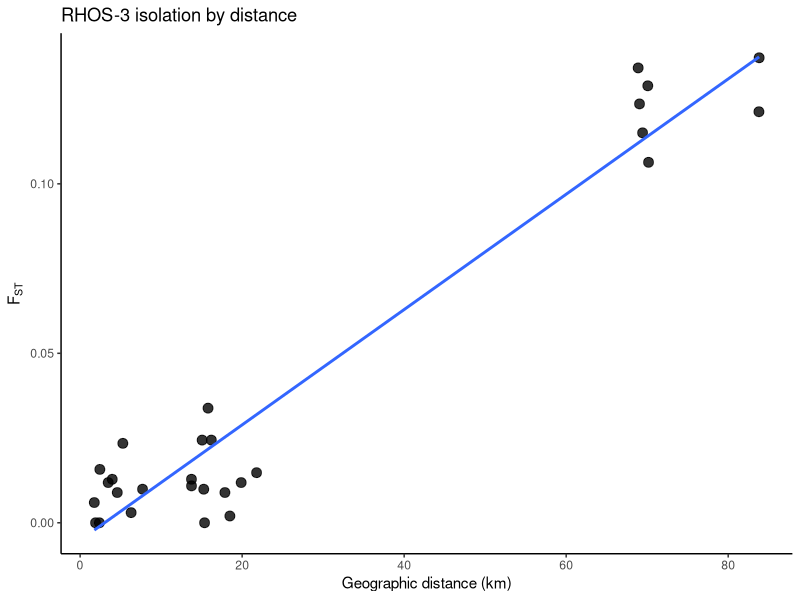
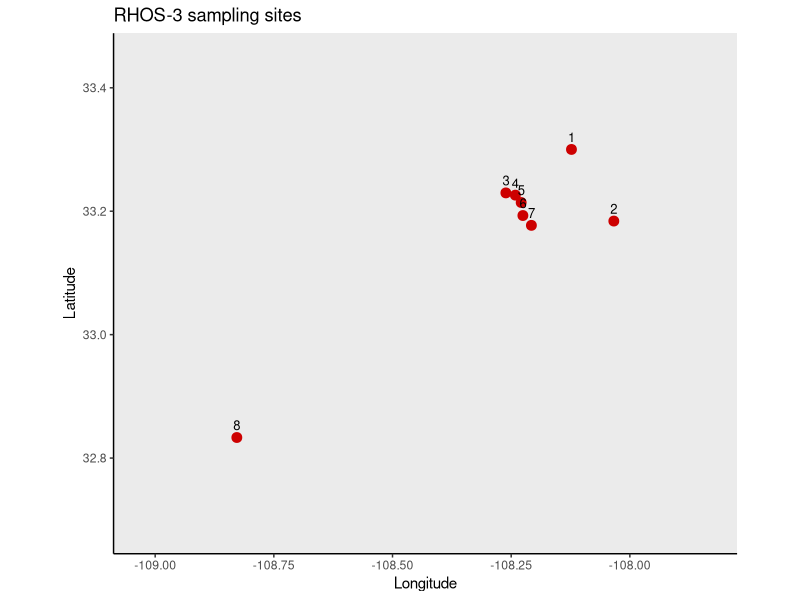

The R script that drew these images, in order: (Note: this script raises an error after producing the figures.)
# -----------------------------
# RHOS-3 Rhinichthys osculus
# Pilger et al. 2017
# Upper Gila River, New Mexico
#
# Workflow:
# - site coordinates are taken directly from Table S1
# - pairwise values in Table S4 are Slatkin's linearized FST
# - raw FST is back-calculated as linearized_FST / (1 + linearized_FST)
# - the matrix is forced to be symmetric
# - any negative FST values are set to 0
# -----------------------------
library(geosphere)
library(ggplot2)
library(maps)

# -----------------------------
# paths
# -----------------------------
out_rdata <- "/Users/johnmccall/Library/CloudStorage/OneDrive-TheOhioStateUniversity/Spring_2026/Landgen_DGS/DGS-Patterns-of-Fish-Diversity/DGS-Patterns-of-Fish-Diversity/Objective 2/Data/RHOS-3/data/RHOS-3.RData"

# -----------------------------
# 1) sites in Table S4 order
# original_site gives the site number from Pilger et al. Table S1 / Fig. 1
# site is the renumbered Objective 2 site ID used in the matrix
# -----------------------------
RHOS_3_coords <- data.frame(
  site = 1:8,
  #original_site = c(16, 15, 14, 13, 12, 11, 9, 2),
  #stream = c(
  #  "Upper East Fork Gila River",
  #  "Black Canyon",
  #  "West Fork Gila River",
  #  "Middle Fork Gila River",
  #  "West Fork Gila River at Heart Bar Game Reserve",
  #  "Little Creek",
  #  "Gila River below confluence with East Fork",
  #  "Blue Creek"
  #),
  #classification = c("Tributary", "Tributary", "Tributary", "Tributary", "Mainstem", "Tributary", "Mainstem", "Tributary"),
  lat = c(33.30011181, 33.184035, 33.22968549, 33.22604743, 33.2141233, 33.19301909, 33.17707829, 32.833278),
  lon = c(-108.1229968, -108.033769, -108.2611784, -108.2412087, -108.2289433, -108.2253339, -108.2074147, -108.827975),
  #elev_m = c(1878, 2059, 1738, 1725, 1711, 1729, 1691, 1422),
  #river_km_from_site1 = c(197.0, 183.0, 170.0, 169.0, 166.0, 160.0, 159.0, 43.0),
  stringsAsFactors = FALSE
)

stopifnot(nrow(RHOS_3_coords) == 8)
stopifnot(identical(RHOS_3_coords$site, 1:8))

# -----------------------------
# 2) pairwise FST matrix
# back-calculated from Slatkin's linearized FST in Table S4
# FST = linearized_FST / (1 + linearized_FST)
# -----------------------------
RHOS_3_fst <- matrix(0, nrow = 8, ncol = 8)
rownames(RHOS_3_fst) <- colnames(RHOS_3_fst) <- as.character(1:8)

RHOS_3_fst[1,2] <- 0.0000000000
RHOS_3_fst[1,3] <- 0.0243902439
RHOS_3_fst[1,4] <- 0.0108803165
RHOS_3_fst[1,5] <- 0.0128331688
RHOS_3_fst[1,6] <- 0.0099009901
RHOS_3_fst[1,7] <- 0.0338164251
RHOS_3_fst[1,8] <- 0.1371872304
RHOS_3_fst[2,3] <- 0.0147783251
RHOS_3_fst[2,4] <- 0.0118577075
RHOS_3_fst[2,5] <- 0.0019960080
RHOS_3_fst[2,6] <- 0.0089197225
RHOS_3_fst[2,7] <- 0.0243902439
RHOS_3_fst[2,8] <- 0.1212653779
RHOS_3_fst[3,4] <- 0.0000000000
RHOS_3_fst[3,5] <- 0.0118577075
RHOS_3_fst[3,6] <- 0.0234375000
RHOS_3_fst[3,7] <- 0.0099009901
RHOS_3_fst[3,8] <- 0.1341991342
RHOS_3_fst[4,5] <- 0.0059642147
RHOS_3_fst[4,6] <- 0.0128331688
RHOS_3_fst[4,7] <- 0.0029910269
RHOS_3_fst[4,8] <- 0.1289198606
RHOS_3_fst[5,6] <- 0.0000000000
RHOS_3_fst[5,7] <- 0.0089197225
RHOS_3_fst[5,8] <- 0.1063449508
RHOS_3_fst[6,7] <- 0.0157480315
RHOS_3_fst[6,8] <- 0.1235758107
RHOS_3_fst[7,8] <- 0.1150442478

# make symmetric and clean
RHOS_3_fst[lower.tri(RHOS_3_fst)] <- t(RHOS_3_fst)[lower.tri(RHOS_3_fst)]
RHOS_3_fst[RHOS_3_fst < 0] <- 0
diag(RHOS_3_fst) <- 0

stopifnot(identical(dim(RHOS_3_fst), c(8L, 8L)))
stopifnot(isTRUE(all.equal(RHOS_3_fst, t(RHOS_3_fst), check.attributes = FALSE)))
stopifnot(identical(as.character(RHOS_3_coords$site), rownames(RHOS_3_fst)))

# -----------------------------
# 3) geographic distances (km)
# -----------------------------
coords <- RHOS_3_coords[, c("lon", "lat")]
geo_dist_km <- geosphere::distm(coords, fun = geosphere::distHaversine) / 1000
rownames(geo_dist_km) <- colnames(geo_dist_km) <- RHOS_3_coords$site

# -----------------------------
# 4) IBD dataframe
# -----------------------------
ibd_df <- data.frame(
  site1   = rownames(RHOS_3_fst)[row(RHOS_3_fst)[upper.tri(RHOS_3_fst)]],
  site2   = colnames(RHOS_3_fst)[col(RHOS_3_fst)[upper.tri(RHOS_3_fst)]],
  fst     = RHOS_3_fst[upper.tri(RHOS_3_fst)],
  dist_km = geo_dist_km[upper.tri(geo_dist_km)]
)

# -----------------------------
# 5) map of sampling sites
# -----------------------------
world_map <- map_data("world")
usa_map   <- subset(world_map, region == "USA")

map_df <- RHOS_3_coords
map_df$label <- as.character(map_df$site)

p_map <- ggplot() +
  geom_polygon(
    data = usa_map,
    aes(x = long, y = lat, group = group),
    fill = "grey92",
    color = "grey55",
    linewidth = 0.2
  ) +
  geom_point(
    data = map_df,
    aes(x = lon, y = lat),
    color = "red3",
    size = 3
  ) +
  geom_text(
    data = map_df,
    aes(x = lon, y = lat, label = label),
    nudge_y = 0.02,
    size = 3.3
  ) +
  coord_fixed(
    ratio = 1.3,
    xlim = range(map_df$lon) + c(-0.2, 0.2),
    ylim = range(map_df$lat) + c(-0.15, 0.15)
  ) +
  theme_classic() +
  labs(
    x = "Longitude",
    y = "Latitude",
    title = "RHOS-3 sampling sites"
  )

# -----------------------------
# 6) IBD plot
# -----------------------------
p_ibd <- ggplot(ibd_df, aes(x = dist_km, y = fst)) +
  geom_point(size = 3, alpha = 0.8) +
  geom_smooth(method = "lm", se = FALSE) +
  theme_classic() +
  labs(
    x = "Geographic distance (km)",
    y = expression(F[ST]),
    title = "RHOS-3 isolation by distance"
  )

# -----------------------------
# 7) save RData
# -----------------------------
save(
  RHOS_3_fst,
  RHOS_3_coords,
  file = out_rdata
)

# -----------------------------
# 8) print outputs
# -----------------------------
print(RHOS_3_coords)
print(round(RHOS_3_fst, 4))
print(head(ibd_df))
print(p_map)
print(p_ibd)
